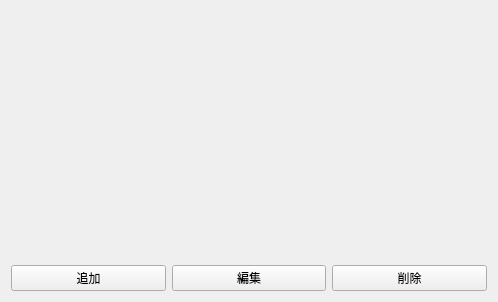
<?xml version="1.0" encoding="UTF-8"?>
<ui version="4.0">
 <class>YellowPageEdit</class>
 <widget class="QWidget" name="YellowPageEdit">
  <property name="geometry">
   <rect>
    <x>0</x>
    <y>0</y>
    <width>498</width>
    <height>302</height>
   </rect>
  </property>
  <property name="windowTitle">
   <string>YellowPageEdit</string>
  </property>
  <layout class="QGridLayout">
   <item row="0" column="0">
    <widget class="QWidget" name="widget" native="true">
     <layout class="QGridLayout">
      <property name="margin">
       <number>1</number>
      </property>
      <item row="0" column="0">
       <layout class="QVBoxLayout"/>
      </item>
     </layout>
    </widget>
   </item>
   <item row="1" column="0" colspan="2">
    <layout class="QHBoxLayout">
     <item>
      <widget class="QPushButton" name="addButton">
       <property name="text">
        <string>追加</string>
       </property>
      </widget>
     </item>
     <item>
      <widget class="QPushButton" name="editButton">
       <property name="text">
        <string>編集</string>
       </property>
      </widget>
     </item>
     <item>
      <widget class="QPushButton" name="removeButton">
       <property name="text">
        <string>削除</string>
       </property>
      </widget>
     </item>
    </layout>
   </item>
  </layout>
 </widget>
 <resources/>
 <connections/>
</ui>
